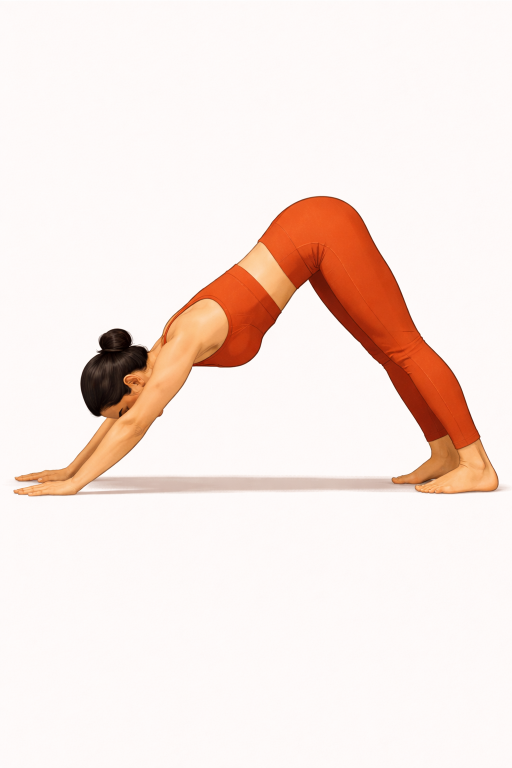
#> input picture yoga_imgs/adho-mukha-svanasana.png, 1024 x 1536 px (shown at 1/2 size); its folder holds only this picture in this run
$ python normalize_yoga_imgs.py
#> lines starting #> are read from the running program, lines starting #| are printed output that depends on the picture
#!/usr/bin/env python3
"""
normalize_yoga_imgs.py
──────────────────────
Resizes all yoga pose PNGs to a uniform canvas so they display
at consistent visual size in the website.

Strategy:
  - Target canvas: TARGET_W × TARGET_H pixels
  - Each image is scaled to fit INSIDE the canvas (letterbox/pillarbox),
    preserving its aspect ratio.
  - The scaled image is centred on a transparent canvas.
  - Output files OVERWRITE the originals (originals are backed up first).

Usage:
  pip install Pillow
  python normalize_yoga_imgs.py

  # Optional: change TARGET_W / TARGET_H below, or pass as args:
  python normalize_yoga_imgs.py --width 800 --height 1000 --dir /path/to/yoga_imgs
"""

import argparse
import shutil
from pathlib import Path
from PIL import Image

# ── defaults ────────────────────────────────────────────────────────────────
DEFAULT_DIR    = Path("/Users/dgarg/Documents/GitHub/ytt-yoga-website/yoga_imgs")
TARGET_W       = 800   # px  ← tweak if you want a different size
TARGET_H       = 1000  # px  ← portrait works well for standing poses
BACKUP_SUFFIX  = "_orig"   # set to None to skip backup
# ────────────────────────────────────────────────────────────────────────────


def normalize(img_path: Path, target_w: int, target_h: int, backup: bool) -> None:
#> called with target_w = 800, target_h = 1000, backup = True
    with Image.open(img_path) as im:
#> im is the input picture: PIL image 1024x1536 RGB; mean R, G, B 246.8, 231.8, 225.9
        orig_w, orig_h = im.size
#> orig_w = 1024; orig_h = 1536
        orig_mode = im.mode
#> orig_mode = 'RGB'

        # ── scale to fit inside the target canvas ────────────────────────
        scale = min(target_w / orig_w, target_h / orig_h)
#> scale = 0.651
        new_w = round(orig_w * scale)
#> new_w = 667
        new_h = round(orig_h * scale)
#> new_h = 1000

        # Use LANCZOS for downscaling quality
        resized = im.resize((new_w, new_h), Image.LANCZOS)
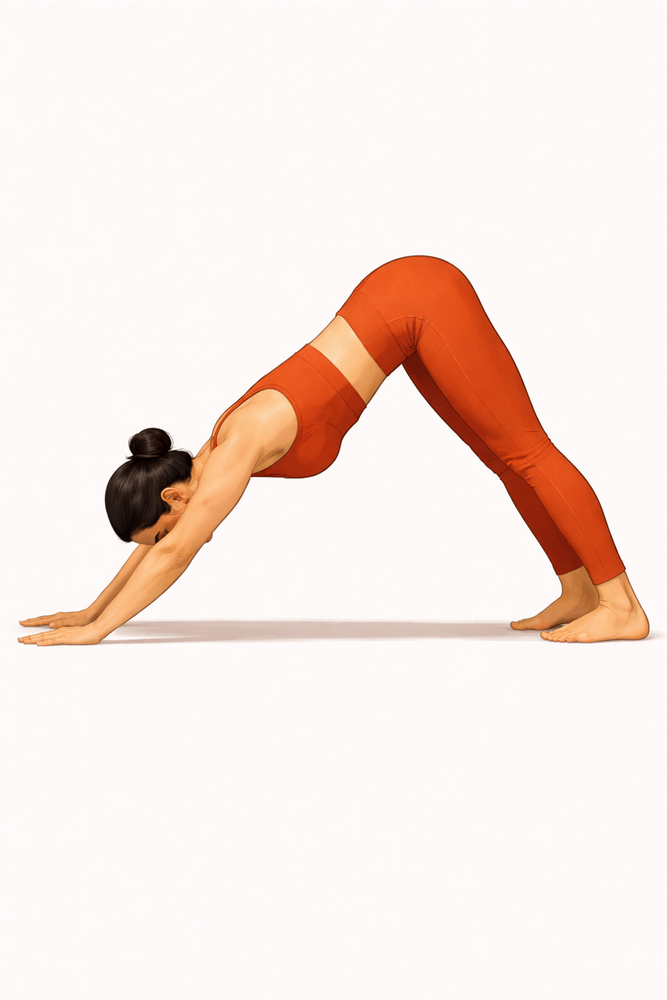
#> resized: PIL image 667x1000 RGB; mean R, G, B 246.8, 231.8, 225.9

        # ── create transparent canvas ─────────────────────────────────────
        canvas = Image.new("RGBA", (target_w, target_h), (0, 0, 0, 0))
#> canvas: PIL image 800x1000 RGBA; every value is 0

        # Centre the resized image
        paste_x = (target_w - new_w) // 2
#> paste_x = 66
        paste_y = (target_h - new_h) // 2
#> paste_y = 0

        if resized.mode == "RGBA":
            canvas.paste(resized, (paste_x, paste_y), mask=resized)
        else:
            canvas.paste(resized, (paste_x, paste_y))
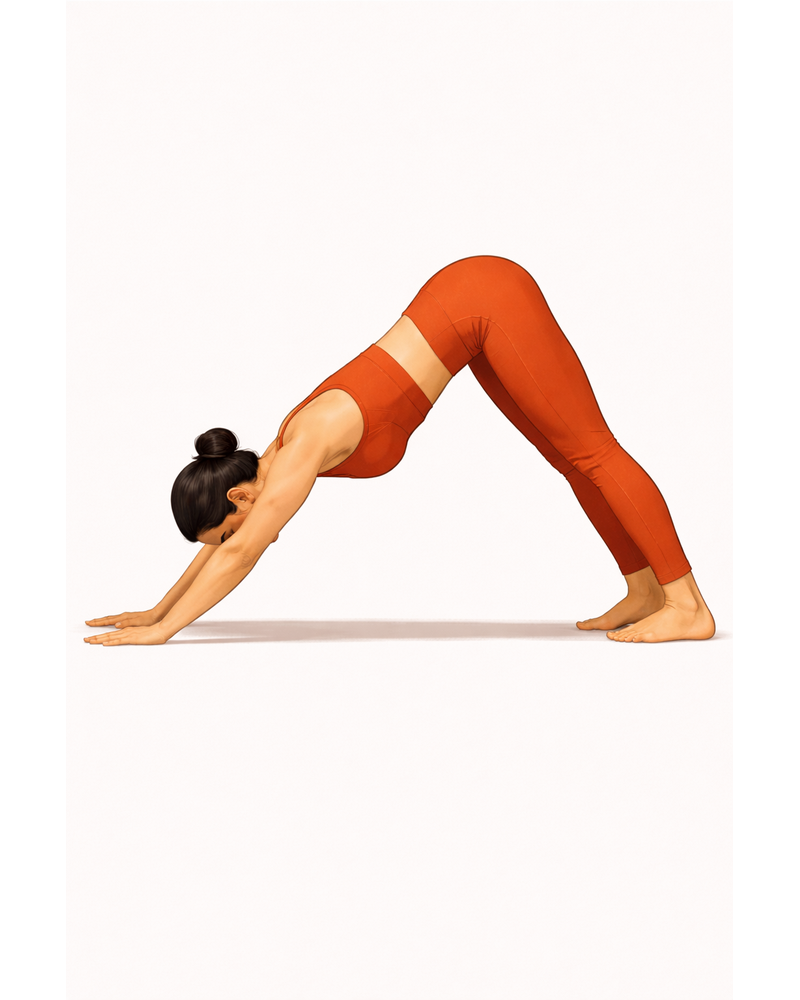
#> canvas: PIL image 800x1000 RGBA; mean R, G, B, A 205.7, 193.3, 188.3, 212.6; transparent parts drawn white

        # ── backup original ───────────────────────────────────────────────
        if backup:
            backup_path = img_path.with_stem(img_path.stem + BACKUP_SUFFIX)
            if not backup_path.exists():
                shutil.copy2(img_path, backup_path)
                print(f"  ↳ backed up → {backup_path.name}")

        # ── save (overwrite original) ─────────────────────────────────────
        # PNG supports RGBA natively
        canvas.save(img_path, "PNG", optimize=False)

        print(f"  ✓ {img_path.name}  ({orig_w}×{orig_h} → {new_w}×{new_h} on {target_w}×{target_h})")
#|   ✓ adho-mukha-svanasana.png  (1024×1536 → 667×1000 on 800×1000)


def main():
    parser = argparse.ArgumentParser(description="Normalize yoga pose images to uniform canvas size.")
    parser.add_argument("--dir",    default=str(DEFAULT_DIR), help="Path to yoga_imgs folder")
    parser.add_argument("--width",  type=int, default=TARGET_W, help="Canvas width in px  (default 800)")
    parser.add_argument("--height", type=int, default=TARGET_H, help="Canvas height in px (default 1000)")
    parser.add_argument("--no-backup", action="store_true", help="Skip backing up originals")
    args = parser.parse_args()

    imgs_dir = Path(args.dir)
    if not imgs_dir.is_dir():
        print(f"ERROR: directory not found: {imgs_dir}")
        return

    png_files = sorted(imgs_dir.glob("*.png"))
    # Exclude any backup files from a previous run
    png_files = [p for p in png_files if BACKUP_SUFFIX not in p.stem]

    if not png_files:
        print("No .png files found.")
        return

    print(f"\nNormalizing {len(png_files)} images → {args.width}×{args.height}px canvas")
    print(f"Directory  : {imgs_dir}")
    print(f"Backup     : {'no' if args.no_backup else 'yes (suffix: ' + BACKUP_SUFFIX + ')'}\n")

    for p in png_files:
        normalize(p, args.width, args.height, backup=not args.no_backup)

    print(f"\nDone. All images are now {args.width}×{args.height}px.")
    print("(Your HTML already uses object-fit:contain, so no HTML changes needed.)\n")


if __name__ == "__main__":
    main()

$ run again, on yoga_imgs/chaturanga-dandasana.png
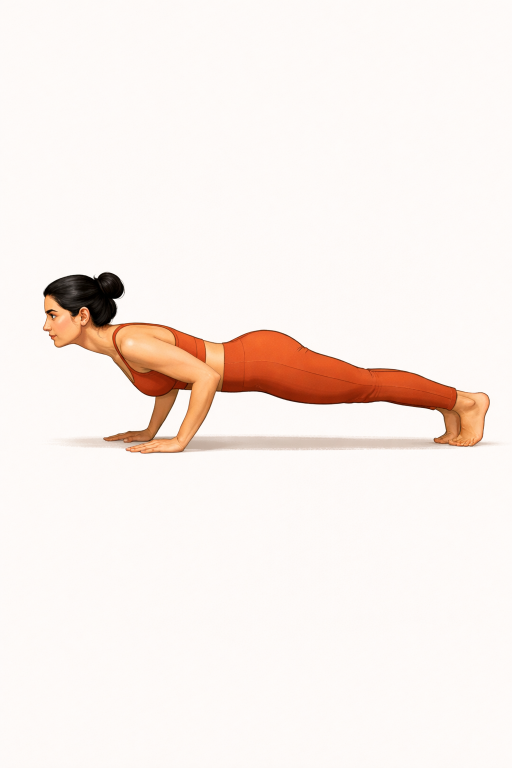
#> input picture yoga_imgs/chaturanga-dandasana.png, 1024 x 1536 px (shown at 1/2 size)
#> in normalize, im is the input picture: PIL image 1024x1536 RGB; mean R, G, B 248.7, 239.2, 234.1
#> in normalize, `resized = im.resize((new_w, new_h), Image.LANCZOS)`:
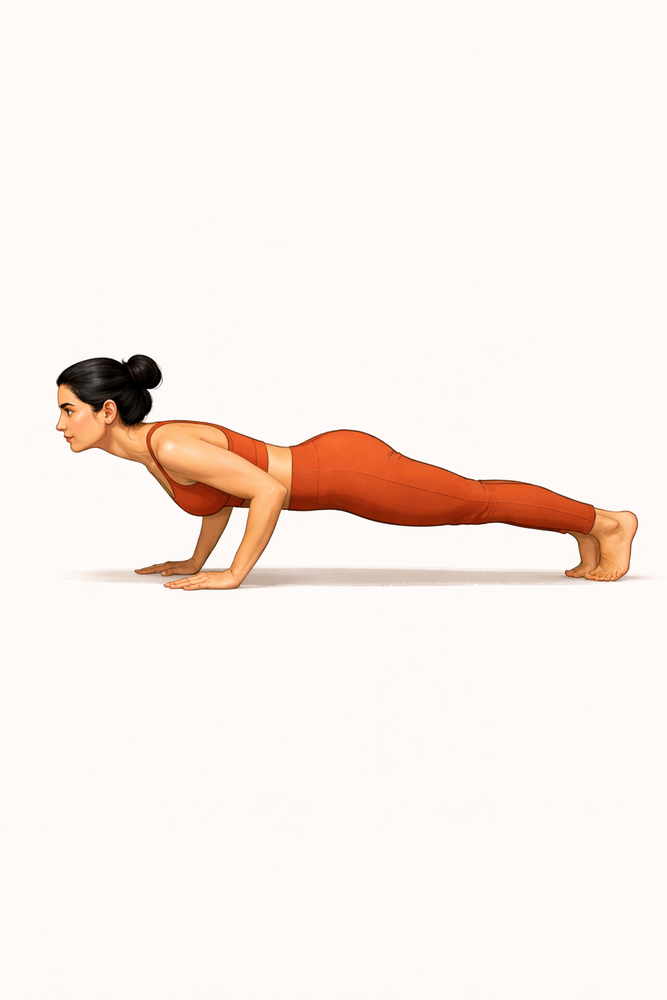
#> resized: PIL image 667x1000 RGB; mean R, G, B 248.7, 239.2, 234.1
#> in normalize, `canvas.paste(resized, (paste_x, paste_y))`:
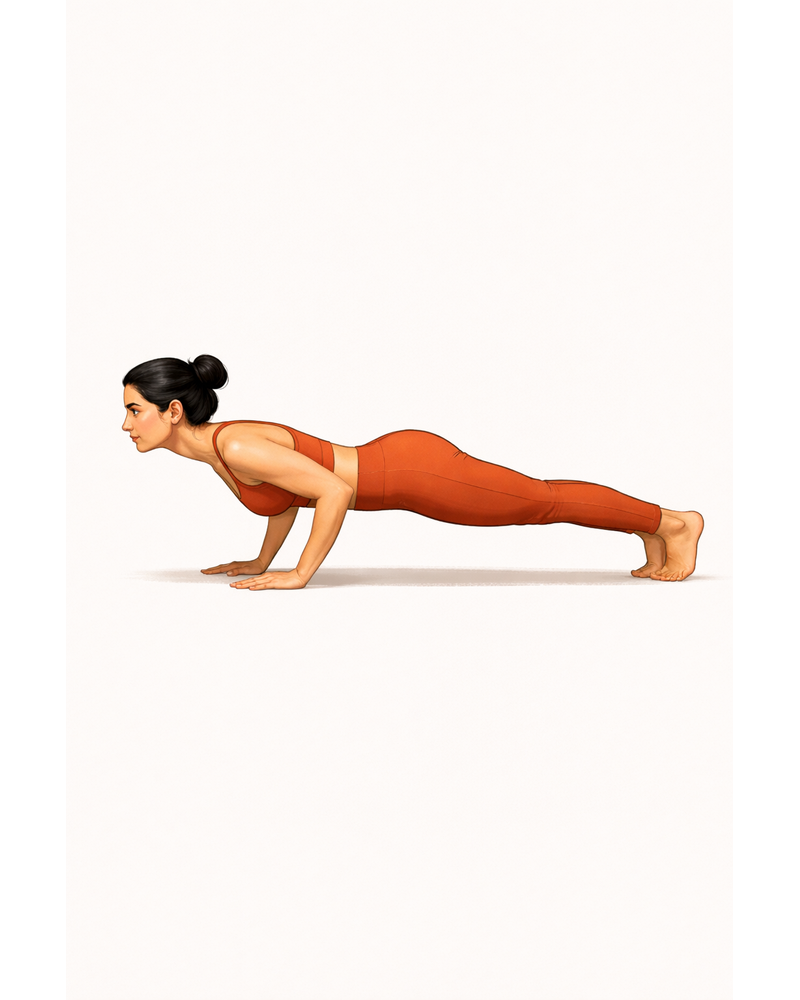
#> canvas: PIL image 800x1000 RGBA; mean R, G, B, A 207.4, 199.4, 195.2, 212.6; transparent parts drawn white
#|   ✓ chaturanga-dandasana.png  (1024×1536 → 667×1000 on 800×1000)
